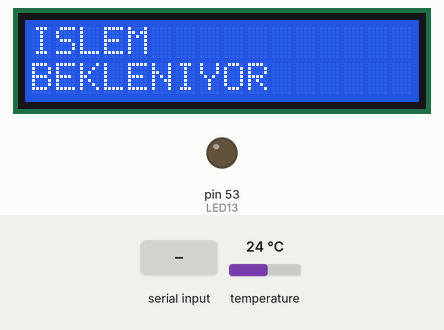
Recording of a sketch running on a simulated Arduino Mega 2560, built with avr-gcc and run on an emulated ATmega2560. On the bench: 16×2 character LCD, output pins drawn as LEDs (lit = HIGH). The test bench sets the inputs (shaded band); at power-on: temperature 24 °C. What the sketch prints to the serial monitor is not drawn.

Above: at 2.6 s.
2.7 s: "1\n" received over Serial
At 4.9 s:
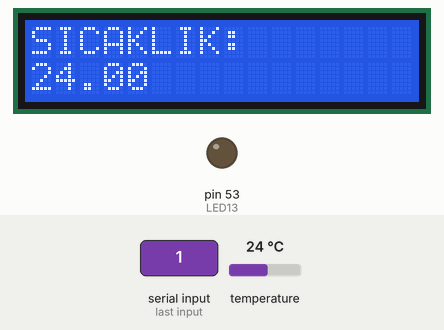
5.2 s: temperature set to 12 °C
At 5.8 s:
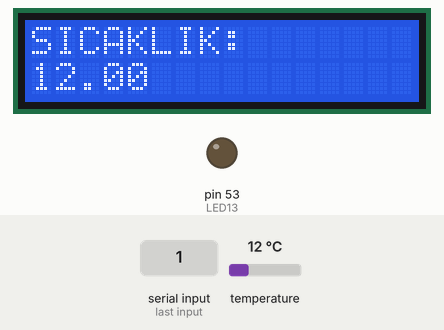
6.7 s: temperature set to 19 °C
At 7.9 s:
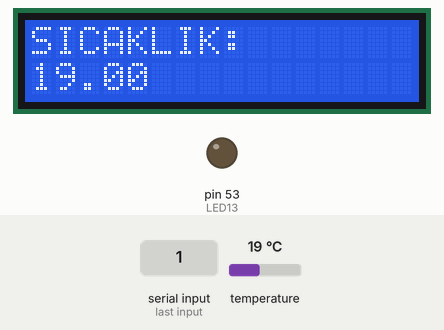
9.7 s: temperature set to 28 °C
At 11.1 s:
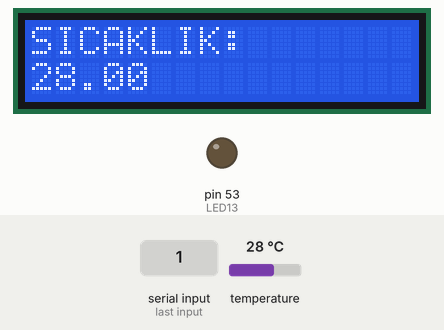
Timing chart, 0 to 12.2 s (numbered marks = the images above; inputs shaded):
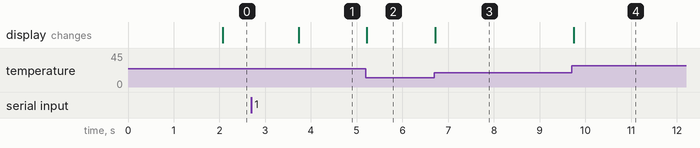

Measured:
- after the input at 2.7 s, the display: changes after 1.0 s (image 1)
- after the input at 5.2 s, the display: changes at once (image 2)
- after the input at 6.7 s, the display: changes at once (image 3)
- after the input at 9.7 s, the display: changes at once (image 4)

The sketch:

gzsProjesi.ino
```cpp
//sıcaklık sensoru onayarları
#include <OneWire.h>
#include <LiquidCrystal.h>

// Sıcaklık sensörünü bağladığımız dijital pini 2 olarak belirliyoruz.
int DS18S20_Pin = 52;

// Sıcaklık Sensörü Giriş-Çıkışı
OneWire ds(DS18S20_Pin);  // 2. Dijital pinde.

//nabız sensoru ayarları
int PulseSensorPurplePin = 8;        // Pulse Sensor PURPLE WIRE connected to ANALOG PIN 0
int LED13 = 53;   //  The on-board Arduion LED


int Signal;                // holds the incoming raw data. Signal value can range from 0-1024
int Threshold = 550;            // Determine which Signal to "count as a beat", and which to ingore.

String gelen;
int isSicaklik=0;
int isNabiz=0;

int sayac=0;
int nabiz=0;
float sicaklik;
//lcd ayarları
LiquidCrystal lcd(8, 9, 4, 5, 6, 7);
void setup() {

   Serial.begin(9600);         // Set's up Serial Communication at certain speed.
   pinMode(LED13,OUTPUT);

   //lcd
   lcd.begin(16, 2); /* Kullandigimiz LCDnin sutun ve satir sayisini belirtmeliyiz */
   lcd.setCursor(0, 0);
   lcd.print("MERHABA"); /* Ekrana yazi yazalim */
   delay(1000);


}

void loop() {

   gelen=Serial.readString();


  if(gelen[0]== '1')
  {
    isSicaklik=1;
  }
  else if (gelen[0] == '2')
  {
    isNabiz=1;

  }
  else
  {
    //istek yok
    Serial.println("i-dinleniyor");
  }
  while(isSicaklik==1)
     {

       gelen[0]=Serial.read();
       if(gelen[0] == '1')
       {
          isSicaklik=0;
          break;
       }


         //sıcaklık sensoru olayları
     // temperature değişkenini sıcaklık değerini alma fonksiyonuna bağlıyoruz.
      sicaklik = getTemp();
      // Sensörden gelen sıcaklık değerini Serial monitörde yazdırıyoruz.
      String strSicaklik=String(sicaklik);
      String message="S-"+strSicaklik;
      Serial.println(message);
      lcd.clear();
      lcd.setCursor(0, 0);
      lcd.print("SICAKLIK:");
      lcd.setCursor(0,1);
      lcd.print(sicaklik);


      delay(10);

     }
   while(isNabiz == 1)
   {
      gelen[0]=Serial.read();
      if(gelen[0] == '2')
      {
        isNabiz=0;
        nabiz=0;
        break;
      }
      // nabız sensoru olayları
      Signal = analogRead(PulseSensorPurplePin);  // Read the PulseSensor's value.
      if(Signal > Threshold)
      {                                          // If the signal is above "550", then "turn-on" Arduino's on-Board LED.
          digitalWrite(LED13,HIGH);
          sayac=0;


      }
      else
      {
          digitalWrite(LED13,LOW);
          sayac+=1;
          if(sayac == 10)
          {
            lcd.clear();
            lcd.setCursor(0, 0);
            nabiz+=1;
            lcd.print("NABIZ:");
            lcd.setCursor(0, 1);
            lcd.print(nabiz);
            Serial.println("N-geldi");
          }

          /*String strNabiz=String(Signal);
          String message="N-"+strNabiz;
          Serial.println(message);*/
          //  Else, the sigal must be below "550", so "turn-off" this LED.
      }                                       // Assign this value to the "Signal" variable.

       delay(10);
   }
     lcd.clear();
     lcd.setCursor(0, 0);
     lcd.print("ISLEM");
     lcd.setCursor(0, 1);
     lcd.print("BEKLENIYOR");


}

float getTemp(){
  //returns the temperature from one DS18S20 in DEG Celsius

  byte data[12];
  byte addr[8];

  if ( !ds.search(addr)) {
      //no more sensors on chain, reset search
      ds.reset_search();
      return -1000;
  }

  if ( OneWire::crc8( addr, 7) != addr[7]) {
      Serial.println("CRC is not valid!");
      return -1000;
  }

  if ( addr[0] != 0x10 && addr[0] != 0x28) {
      Serial.print("Device is not recognized");
      return -1000;
  }

  ds.reset();
  ds.select(addr);
  ds.write(0x44,1); // start conversion, with parasite power on at the end

  byte present = ds.reset();
  ds.select(addr);
  ds.write(0xBE); // Read Scratchpad

  for (int i = 0; i < 9; i++) { // we need 9 bytes
    data[i] = ds.read();
  }

  ds.reset_search();

  byte MSB = data[1];
  byte LSB = data[0];

  float tempRead = ((MSB << 8) | LSB); //using two's compliment
  float TemperatureSum = tempRead / 16;

  return TemperatureSum;

}
```
